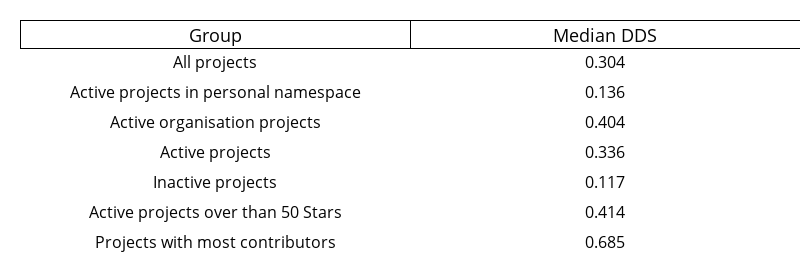

The notebook cell saved with this chart:
### Code cell
df_personal_projects = df_active[df_active["organization"].isna()]
df_organization_projects = df_active[df_active["organization"].notna()]
df_inactive = df_raw[(df_raw["project_active"] == False)]
df_top_stargazers = df_active[(df_active["stargazers_count"] > 100)]

fig = go.Figure(
    data=[
        go.Table(
            header=dict(values=["Group", "Median DDS"],line_color='#000000',fill_color='#ffffff',font_size=18),
            cells=dict(
                        line_color='#ffffff',fill_color='#ffffff', font_size=16, height =30,
                values=[
                    [
                        "All projects",
                        "Active projects in personal namespace",
                        "Active organisation projects",
                        "Active projects",
                        "Inactive projects",
                        "Active projects over than 50 Stars",
                        "Projects with most contributors"

                    ],
                    [
                        round(df_raw["development_distribution_score"].median(),3),
                        round(df_personal_projects["development_distribution_score"].median(),3),
                        round(df_organization_projects["development_distribution_score"].median(),3),
                        round(df_active["development_distribution_score"].median(),3),
                        round(df_inactive["development_distribution_score"].median(),3),
                        round(df_top_stargazers["development_distribution_score"].median(),3),
                        round(df_active.nlargest(50, "contributors")["development_distribution_score"].median(),3)
                    ],
                ]
            ),
        )
    ]
)

fig.update_layout(
width=800,
height=255

)
fig['layout'].update(margin=dict(l=20,r=0,b=0,t=20))

fig.show()

### Figure 1 — Plotly figure (JSON) as saved in the notebook; plotly's stock layout.template omitted (floating-point values rounded to 4 significant figures)
{"data": [{"cells": {"fill": {"color": "#ffffff"}, "font": {"size": 16}, "height": 30, "line": {"color": "#ffffff"}, "values": [["All projects", "Active projects in personal namespace", "Active organisation projects", "Active projects", "Inactive projects", "Active projects over than 50 Stars", "Projects with most contributors"], [0.304, 0.136, 0.404, 0.336, 0.117, 0.414, 0.685]]}, "header": {"fill": {"color": "#ffffff"}, "font": {"size": 18}, "line": {"color": "#000000"}, "values": ["Group", "Median DDS"]}, "type": "table"}], "layout": {"height": 255, "margin": {"b": 0, "l": 20, "r": 0, "t": 20}, "width": 800}}
